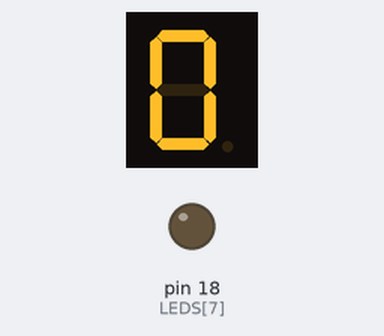
This sketch was run on a simulated Arduino Uno, built with avr-gcc and run on an emulated ATmega328P. Parts: 1-digit seven-segment display, output pins drawn as LEDs (lit = HIGH). Wiring (inferred from the names in the program): 1-digit 7-segment display, segments lit when HIGH: segments pin 11, pin 12, pin 13, pin 14, pin 15, pin 16, pin 17. The segment pins are drawn as the display they are named for; pins used as bus, display or sensor lines are not drawn.

Above: at 0.1 s.
At 0.6 s:
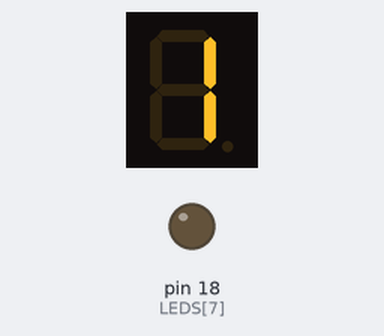
At 1.1 s:
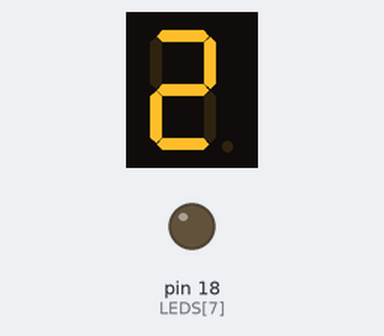
At 2.1 s:
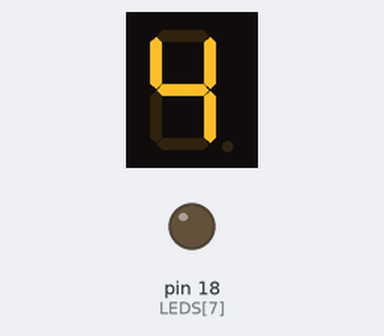
At 3.1 s:
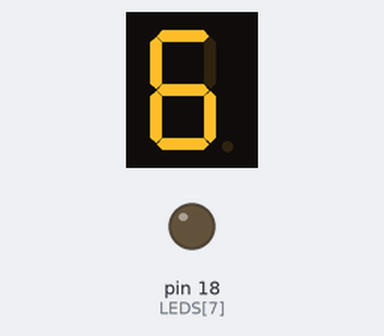
At 4.6 s:
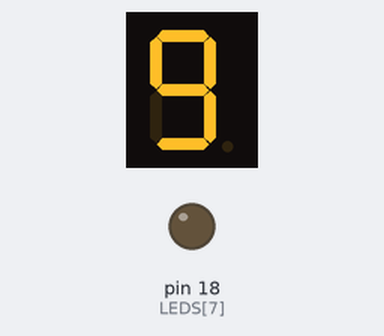

The sketch:

_22_7segment.ino
```cpp
const uint8_t LEDS[8] = { 11, 12, 13, 14, 15, 16, 17, 18 };
const uint8_t NUMBERS[10] = { 0x3f, 0x06, 0x5B, 0x4F, 0x66, 0x6D, 0x7D, 0x07, 0x7F, 0x6F };
const uint8_t DIGIT1 = 7, DIGIT2 = 8, DIGIT3 = 10;
uint8_t count;

void setup() {
  // put your setup code here, to run once:
  for (uint8_t count = 0; count < 8; count++) {
    pinMode(LEDS[count], OUTPUT);
  }
  digitalWrite(DIGIT1, HIGH);
}

void loop() {
  // put your main code here, to run repeatedly:
  show(count);
  delay(500);
  count++;
  if (count > 9) {
    count = 0;
  }
}

void show(uint8_t value) {
  for (uint8_t index = 0; index < 8; index++)
    if (bitRead(NUMBERS[value], index))
      digitalWrite(LEDS[index], HIGH);
    else
      digitalWrite(LEDS[index], LOW);
}
```

Measured:
- by itself, everything shown: repeats every 5.0 s, in 10 steps
- what the display in image 1 shows lasts 0.5 s, from 0.5 s to 1.0 s
